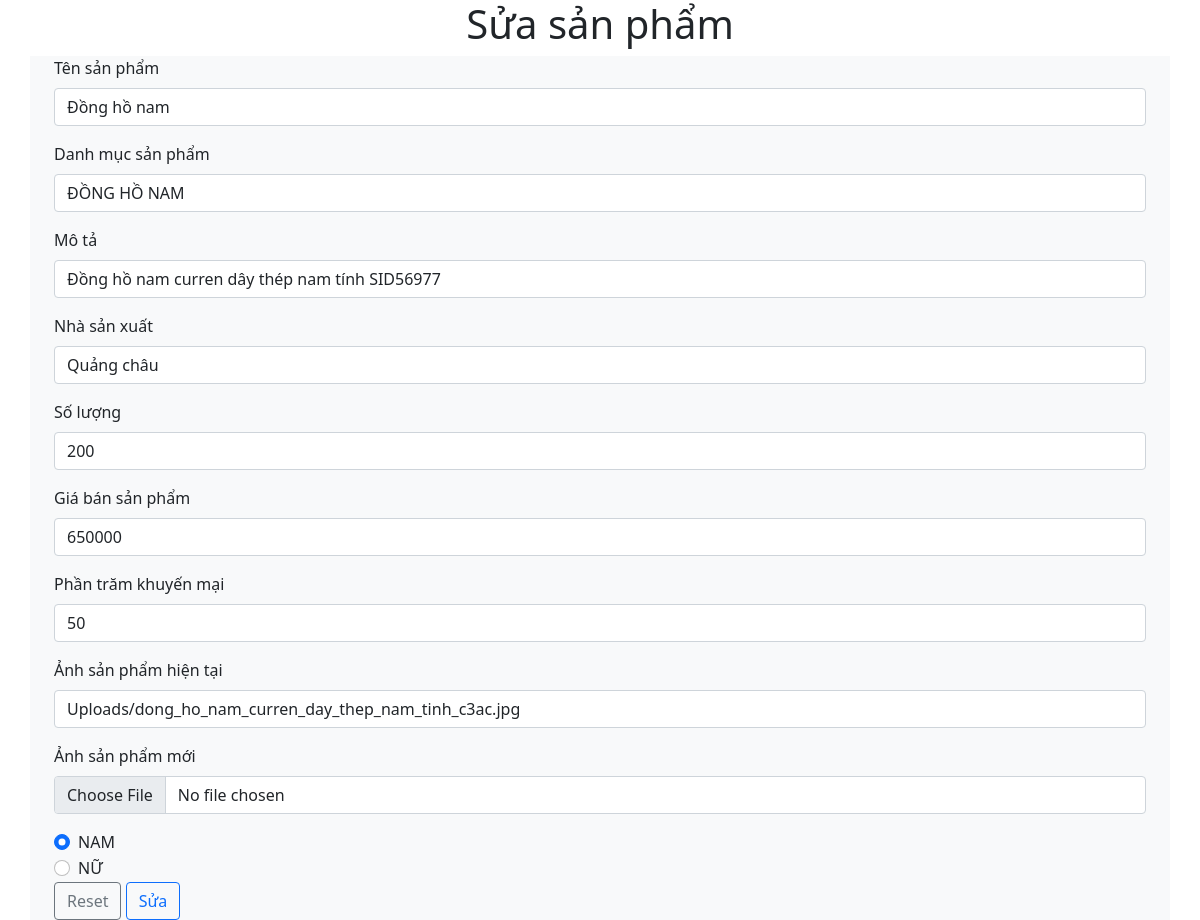
The page /routing.php?controller=Product&action=page_update_product&id=7 (signed in) on the database its author committed.
### tables this page shows
CREATE TABLE `product` (
  `id` int(11) NOT NULL,
  `ten` varchar(255) NOT NULL,
  `danh_muc` varchar(255) NOT NULL,
  `mo_ta` text DEFAULT NULL,
  `nha_san_xuat` varchar(255) NOT NULL,
  `so_luong` int(11) NOT NULL,
  `gia_ban` int(11) NOT NULL,
  `phan_tram_khuyen_mai` float DEFAULT 0,
  `anh` text DEFAULT NULL,
  `sex` varchar(10) NOT NULL DEFAULT 'NAM'
);

### Controllers/BaseController.php (called while the page is built, shortened)
<?php
class BaseController
{
    public function render_view($viewName, $data=[])
    {
        extract($data);
        include('Views/views/'.$viewName.'.php');
    }
}

### Controllers/ProductController.php (called while the page is built, shortened)
<?php
class ProductController extends AdminController
{
    public function page_update_product()
    {
        $productModel = $this->get_model('ProductModel');
        $result = $productModel->get_product_by_id($_GET['id']);
        $this->render_view('update_product',['get_product_by_id' => $result]);
    }
}
?>

### Models/ProductModel.php (called while the page is built, shortened)
<?php
class  ProductModel extends BaseModel
{
    public function __construct()
    {
        $this->conn = $this->connectDb();
    }
    public function get_product_by_id($id)
    {
        $query4 = "SELECT id, ten, danh_muc, mo_ta, nha_san_xuat, so_luong, gia_ban, phan_tram_khuyen_mai, anh, sex FROM product WHERE id='$id'";
        $result = $this->conn->query($query4);
        if($result->num_rows > 0){
            return $result->fetch_assoc();
        }
        else
        {
            return false;
        }
    }
}
?>

### Models/BaseModel.php (called while the page is built, shortened)
<?php
class BaseModel
{
    public function connectDb()
    {
        $hostname = "localhost";
        $username = "root";
        $password = "";
        $db = "data_fashion";
        $conn = new mysqli($hostname, $username, $password, $db);
        return $conn;
    }
}
?>

### Views/views/update_product.php (the view, shortened to what this page needs)
<!DOCTYPE html>
<html lang="vi">
<head>
    <link href="https://cdn.jsdelivr.net/npm/bootstrap@5.1.3/dist/css/bootstrap.min.css" rel="stylesheet">
</head>
<body>
<form  action="?controller=Product&action=do_update_product" method="POST" enctype="multipart/form-data">
    <h1 class="text-center">Sửa sản phẩm</h1>
    <div class="container bg-light">
        <?php if(isset($get_product_by_id)) $product = $get_product_by_id; ?>
        <div class="container bg-light">
            <div class="mb-3">
                <label for="ten" class="form-label">Tên sản phẩm</label>
                <input type="text" name="ten" class="form-control" id="ten" placeholder="Tên sản phẩm" value="<?php echo isset($_SESSION['error_message'])?$_SESSION['ten']:'';echo isset($product['ten'])?$product['ten']:'';?>">
            </div>
            <div class="mb-3">
                <label for="danh_muc" class="form-label">Danh mục sản phẩm</label>
                <input type="text" name="danh_muc" class="form-control" id="danh_muc" placeholder="Danh mục sản phẩm" value="<?php echo isset($_SESSION['error_message'])?$_SESSION['danh_muc']:'';echo isset($product['danh_muc'])?$product['danh_muc']:'';?>">
            </div>
            <div class="mb-3">
                <label for="mo_ta" class="form-label">Mô tả</label>
                <input type="text" name="mo_ta" class="form-control" id="mo_ta" placeholder="Mô tả" value="<?php echo isset($_SESSION['error_message'])?$_SESSION['mo_ta']:'';echo isset($product['mo_ta'])?$product['mo_ta']:'';?>">
            </div>
            <div class="mb-3">
                <label for="nha_san_xuat" class="form-label">Nhà sản xuất</label>
                <input type="text" name="nha_san_xuat" class="form-control" id="nha_san_xuat" placeholder="Nhà sản xuất" value="<?php echo isset($_SESSION['error_message'])?$_SESSION['nha_san_xuat']:'';echo isset($product['nha_san_xuat'])?$product['nha_san_xuat']:'';?>">
            </div>
            <div class="mb-3">
                <label for="so_luong" class="form-label">Số lượng</label>
                <input type="number" name="so_luong" class="form-control" id="so_luong" placeholder="Số lượng sản phẩm" value="<?php echo isset($_SESSION['error_message'])?$_SESSION['so_luong']:'';echo isset($product['so_luong'])?$product['so_luong']:'';?>">
            </div>
            <div class="mb-3">
                <label for="gia_ban" class="form-label">Giá bán sản phẩm</label>
                <input type="number" name="gia_ban" class="form-control" id="gia_ban" placeholder="Giá bán sản phẩm" value="<?php echo isset($_SESSION['error_message'])?$_SESSION['gia_ban']:'';echo isset($product['gia_ban'])?$product['gia_ban']:'';?>">
            </div>
            <div class="mb-3">
                <label for="phan_tram_khuyen_mai" class="form-label">Phần trăm khuyến mại</label>
                <input type="number" name="phan_tram_khuyen_mai" class="form-control" id="phan_tram_khuyen_mai" placeholder="Phần trăm khuyến mại" value="<?php echo isset($_SESSION['error_message'])?$_SESSION['phan_tram_khuyen_mai']:'';echo isset($product['phan_tram_khuyen_mai'])?$product['phan_tram_khuyen_mai']:'';?>">
            </div>
            <div class="mb-3">
                <label for="anh_old" class="form-label">Ảnh sản phẩm hiện tại</label>
                <input type="text" name="anh_old" class="form-control" id="anh_old" placeholder="Ảnh sản phẩm hiện tại" value="<?php echo isset($_SESSION['error_message'])?$_SESSION['anh']:'';echo isset($product['anh'])?$product['anh']:'';?>">
            </div>
            <div class="mb-3">
                <label for="anh_new" class="form-label">Ảnh sản phẩm mới</label>
                <input accept="image/*" type="file" name="anh_new" class="form-control" id="anh_new" placeholder="Ảnh sản phẩm">
            </div>
            <div class="form-check">
                <input class="form-check-input" type="radio" name="sex" id="male" value="NAM" <?php echo isset($_SESSION['error_message']) && $_SESSION['sex']== "NAM" ? 'checked' : ""; echo isset($product['sex']) && $product['sex']=="NAM" ? 'checked':''?>>
                <label class="form-check-label" for="male">
                    NAM
                </label>
            </div>
            <div class="form-check">
                <input class="form-check-input" type="radio" name="sex" id="female" value="NỮ" <?php echo isset($_SESSION['error_message']) && $_SESSION['sex']== "NỮ" ? 'checked' : ""; echo isset($product['sex']) && $product['sex']=="NỮ" ? 'checked' : ''?>>
                <label class="form-check-label" for="female">
                    NỮ
                </label>
            </div>
            <div>
                <input type="reset" class="btn btn-outline-secondary">
                <input type="submit" class="btn btn-outline-primary" value="Sửa">
            </div>
        </div>
</form>
</body>
</html>

### rows shown on the page
product: ten "Đồng hồ nam", danh_muc "ĐỒNG HỒ NAM", mo_ta "Đồng hồ nam curren dây thép nam tính SID56977", nha_san_xuat "Quảng châu", so_luong "200", gia_ban "650000", phan_tram_khuyen_mai "50", anh_old "Uploads/dong_ho_nam_curren_day_thep_nam_tinh_c3ac.jpg", sex "☑ NAM", sex "☐ NỮ"
